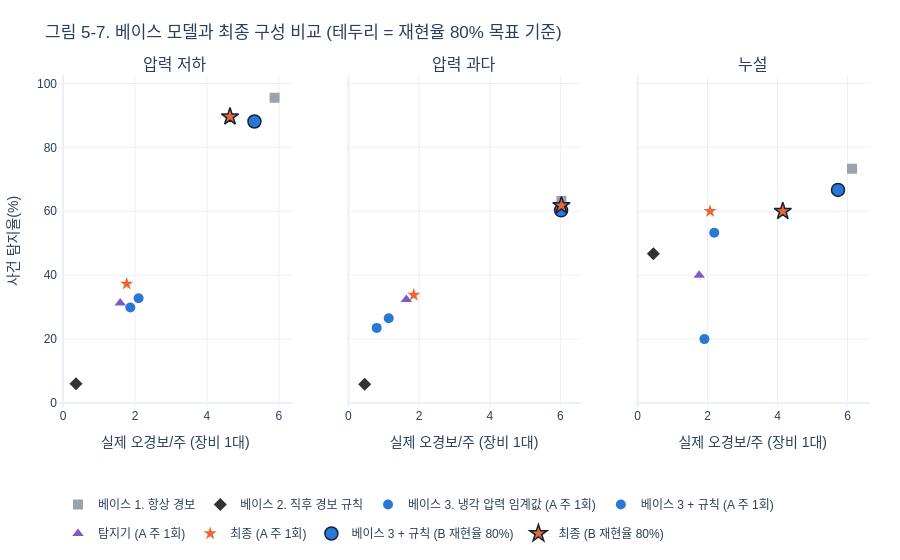

Notebook code cell kept with this figure:
### Markdown cell above
### 5-7. 베이스 모델과 비교

모델이 의미가 있으려면 학습 없는 간단한 방법보다 나아야 한다. 베이스 3개와 탐지기, 최종 구성(탐지기 + 규칙)을 같은 방식으로 비교한다.

| 구분 | 구성 | 학습 |
|---|---|---|
| 베이스 1 | **항상 경보**: 24시간마다 무조건 경보. 재현율 상한 | 없음 |
| 베이스 2 | **직후 경보 규칙**: 어떤 고장이든 나면 경보 | 없음 |
| 베이스 3 | **센서 하나 임계값**: 장비별 평소 대비 z값이 낮으면 경보. 압력 저하·누설 = 냉각 압력, 압력 과다 = 냉각 유량 (EDA 4-5, 4-7c에서 고장 전에 낮아진 센서) | 없음 (기준만 보정 구간에서 정함) |
| 베이스 3 + 규칙 | 센서 임계값 경보 + 직후 규칙 | 없음 |
| 탐지기 | 로지스틱 회귀 (지도) / IsolationForest (비지도) | 있음 |
| 최종 | 탐지기 + 직후 규칙 | 있음 |

기준은 두 가지로 정한다. **(A) 오경보 허용 주 1회** (5-2와 같음), **(B) 놓침 최소화, 보정 구간 재현율 80% 목표** (5-6과 같음). z값이 없는 행은 경보하지 않는다.

### Code cell
# 베이스 3 점수: 센서 z가 낮을수록 높은 점수 (z 없는 행은 경보하지 않도록 아주 낮게)
NO_SCORE = -1e9
single_sensor = {FAULTS[0]: f'{PRESSURE}_mean_z', FAULTS[1]: f'{FLOW}_mean_z', FAULTS[2]: f'{PRESSURE}_mean_z'}
single_scores = {fault: np.nan_to_num(-features[column].to_numpy(dtype=float), nan=NO_SCORE) for fault, column in single_sensor.items()}

def pick_recall_quantile(scores, fault, target):
    # 5-6과 같은 방법: 보정 구간에서 (점수 경보 + 규칙)의 사건 탐지율이 target 이상이 되는 가장 높은 분위수
    for quantile in QUANTILE_GRID:
        calib_alarms = combine_alarms(alarms_at_quantile(scores, quantile, calib_rows_by_tool), calib_rule_alarms)
        if calib_recall(calib_alarms, fault)[0] >= target:
            return quantile
    return QUANTILE_GRID[-1]

def row_auc_any(scores, fault):
    # z가 있는 행만으로 행 AUC
    label = segments[TTF[fault]].to_numpy()[is_test] <= DAY
    has_score = scores[is_test] > NO_SCORE
    return round(roc_auc_score(label[has_score], scores[is_test][has_score]), 3)

always_alarms = fixed_threshold_alarms(np.ones(len(segments)), 0)
baseline_rows = []
for fault in FAULTS:
    detector_name, detector_scores, _ = detectors[fault]
    sensor_scores = single_scores[fault]
    sensor_label = '냉각 유량' if fault == FAULTS[1] else '냉각 압력'
    # (A) 오경보 허용 주 1회
    sensor_alarms_a = detector_alarms(sensor_scores, fault, FA_TARGET)
    detector_alarms_a = detector_alarms(detector_scores, fault, FA_TARGET)
    # (B) 보정 구간 재현율 80% 목표
    sensor_quantile = pick_recall_quantile(sensor_scores, fault, 0.8)
    final_quantile = pick_recall_quantile(detector_scores, fault, 0.8)
    sensor_alarms_b = combine_alarms(alarms_at_quantile(sensor_scores, sensor_quantile, test_rows_by_tool), rule_alarms)
    final_alarms_b = combine_alarms(alarms_at_quantile(detector_scores, final_quantile, test_rows_by_tool), rule_alarms)
    setups = [
        ('베이스 1. 항상 경보', '-', np.nan, always_alarms),
        ('베이스 2. 직후 경보 규칙', '-', np.nan, rule_alarms),
        (f'베이스 3. {sensor_label} 임계값', 'A 주 1회', row_auc_any(sensor_scores, fault), sensor_alarms_a),
        ('베이스 3 + 규칙', 'A 주 1회', np.nan, combine_alarms(sensor_alarms_a, rule_alarms)),
        (f'탐지기: {detector_name}', 'A 주 1회', row_auc(detector_scores, fault), detector_alarms_a),
        ('최종: 탐지기 + 규칙', 'A 주 1회', np.nan, combine_alarms(detector_alarms_a, rule_alarms)),
        ('베이스 3 + 규칙', 'B 재현율 80%', np.nan, sensor_alarms_b),
        ('최종: 탐지기 + 규칙', 'B 재현율 80%', np.nan, final_alarms_b),
    ]
    for setup, criterion, auc_value, alarms in setups:
        baseline_rows.append({'고장': FSHORT[fault], '구성': setup, '기준': criterion, '행 AUC': auc_value, **evaluate(alarms, fault)})
baseline_table = pd.DataFrame(baseline_rows)
compare_cols = ['구성', '기준', '행 AUC', '탐지율(%)', '판단 가능 중 탐지율(%)', '경보 수', '오경보/주', '정밀도(%)', '반복 기록 탐지율(%)']
for fault in FAULTS:
    fault_rows = baseline_table[baseline_table.고장 == FSHORT[fault]]
    print(f'■ {FSHORT[fault]} — 사건 {fault_rows.사건.iloc[0]}건 (판단 가능 {fault_rows["판단 가능 사건"].iloc[0]}건)')
    display(fault_rows[compare_cols].reset_index(drop=True))

# 그림 5-7: 오경보/주 vs 탐지율, 베이스와 최종
fig = make_subplots(rows=1, cols=3, subplot_titles=[FSHORT[fault] for fault in FAULTS], shared_yaxes=True)
setup_styles = {'베이스 1': ('#9aa3ab', 'square'), '베이스 2': ('#333333', 'diamond'), '베이스 3': ('#2a78d6', 'circle'),
                '탐지기': ('#7b5cc4', 'triangle-up'), '최종': ('#eb6834', 'star')}
for col, fault in enumerate(FAULTS, 1):
    fault_rows = baseline_table[baseline_table.고장 == FSHORT[fault]]
    for _, row in fault_rows.iterrows():
        style_key = next(key for key in setup_styles if row.구성.startswith(key))
        color, symbol = setup_styles[style_key]
        short_name = row.구성.split(':')[0]
        label = f'{short_name} ({row.기준})' if row.기준 != '-' else row.구성
        is_recall_criterion = row.기준.startswith('B')
        fig.add_scatter(x=[row['오경보/주']], y=[row['탐지율(%)']], mode='markers', name=label, legendgroup=label,
                        marker=dict(color=color, symbol=symbol, size=13 if is_recall_criterion else 10,
                                    line=dict(width=1.5 if is_recall_criterion else 0, color='#14213D')),
                        showlegend=col == 1, row=1, col=col)
fig.update_xaxes(title_text='실제 오경보/주 (장비 1대)')
fig.update_yaxes(title_text='사건 탐지율(%)', col=1)
fig.update_layout(title='그림 5-7. 베이스 모델과 최종 구성 비교 (테두리 = 재현율 80% 목표 기준)', legend=dict(orientation='h', y=-0.25))
show(fig, 560)

### Figure 1 — Plotly figure (JSON) as saved in the notebook; plotly's stock layout.template omitted (floating-point values rounded to 4 significant figures)
{"data": [{"legendgroup": "베이스 1. 항상 경보", "marker": {"color": "#9aa3ab", "line": {"color": "#14213D", "width": 0}, "size": 10, "symbol": "square"}, "mode": "markers", "name": "베이스 1. 항상 경보", "showlegend": true, "type": "scatter", "x": [5.88], "xaxis": "x", "y": [95.5], "yaxis": "y"}, {"legendgroup": "베이스 2. 직후 경보 규칙", "marker": {"color": "#333333", "line": {"color": "#14213D", "width": 0}, "size": 10, "symbol": "diamond"}, "mode": "markers", "name": "베이스 2. 직후 경보 규칙", "showlegend": true, "type": "scatter", "x": [0.36], "xaxis": "x", "y": [6.0], "yaxis": "y"}, {"legendgroup": "베이스 3. 냉각 압력 임계값 (A 주 1회)", "marker": {"color": "#2a78d6", "line": {"color": "#14213D", "width": 0}, "size": 10, "symbol": "circle"}, "mode": "markers", "name": "베이스 3. 냉각 압력 임계값 (A 주 1회)", "showlegend": true, "type": "scatter", "x": [1.87], "xaxis": "x", "y": [29.9], "yaxis": "y"}, {"legendgroup": "베이스 3 + 규칙 (A 주 1회)", "marker": {"color": "#2a78d6", "line": {"color": "#14213D", "width": 0}, "size": 10, "symbol": "circle"}, "mode": "markers", "name": "베이스 3 + 규칙 (A 주 1회)", "showlegend": true, "type": "scatter", "x": [2.1], "xaxis": "x", "y": [32.8], "yaxis": "y"}, {"legendgroup": "탐지기 (A 주 1회)", "marker": {"color": "#7b5cc4", "line": {"color": "#14213D", "width": 0}, "size": 10, "symbol": "triangle-up"}, "mode": "markers", "name": "탐지기 (A 주 1회)", "showlegend": true, "type": "scatter", "x": [1.59], "xaxis": "x", "y": [31.3], "yaxis": "y"}, {"legendgroup": "최종 (A 주 1회)", "marker": {"color": "#eb6834", "line": {"color": "#14213D", "width": 0}, "size": 10, "symbol": "star"}, "mode": "markers", "name": "최종 (A 주 1회)", "showlegend": true, "type": "scatter", "x": [1.77], "xaxis": "x", "y": [37.3], "yaxis": "y"}, {"legendgroup": "베이스 3 + 규칙 (B 재현율 80%)", "marker": {"color": "#2a78d6", "line": {"color": "#14213D", "width": 1.5}, "size": 13, "symbol": "circle"}, "mode": "markers", "name": "베이스 3 + 규칙 (B 재현율 80%)", "showlegend": true, "type": "scatter", "x": [5.32], "xaxis": "x", "y": [88.1], "yaxis": "y"}, {"legendgroup": "최종 (B 재현율 80%)", "marker": {"color": "#eb6834", "line": {"color": "#14213D", "width": 1.5}, "size": 13, "symbol": "star"}, "mode": "markers", "name": "최종 (B 재현율 80%)", "showlegend": true, "type": "scatter", "x": [4.64], "xaxis": "x", "y": [89.6], "yaxis": "y"}, {"legendgroup": "베이스 1. 항상 경보", "marker": {"color": "#9aa3ab", "line": {"color": "#14213D", "width": 0}, "size": 10, "symbol": "square"}, "mode": "markers", "name": "베이스 1. 항상 경보", "showlegend": false, "type": "scatter", "x": [6.03], "xaxis": "x2", "y": [63.2], "yaxis": "y2"}, {"legendgroup": "베이스 2. 직후 경보 규칙", "marker": {"color": "#333333", "line": {"color": "#14213D", "width": 0}, "size": 10, "symbol": "diamond"}, "mode": "markers", "name": "베이스 2. 직후 경보 규칙", "showlegend": false, "type": "scatter", "x": [0.46], "xaxis": "x2", "y": [5.9], "yaxis": "y2"}, {"legendgroup": "베이스 3. 냉각 유량 임계값 (A 주 1회)", "marker": {"color": "#2a78d6", "line": {"color": "#14213D", "width": 0}, "size": 10, "symbol": "circle"}, "mode": "markers", "name": "베이스 3. 냉각 유량 임계값 (A 주 1회)", "showlegend": false, "type": "scatter", "x": [0.8], "xaxis": "x2", "y": [23.5], "yaxis": "y2"}, {"legendgroup": "베이스 3 + 규칙 (A 주 1회)", "marker": {"color": "#2a78d6", "line": {"color": "#14213D", "width": 0}, "size": 10, "symbol": "circle"}, "mode": "markers", "name": "베이스 3 + 규칙 (A 주 1회)", "showlegend": false, "type": "scatter", "x": [1.14], "xaxis": "x2", "y": [26.5], "yaxis": "y2"}, {"legendgroup": "탐지기 (A 주 1회)", "marker": {"color": "#7b5cc4", "line": {"color": "#14213D", "width": 0}, "size": 10, "symbol": "triangle-up"}, "mode": "markers", "name": "탐지기 (A 주 1회)", "showlegend": false, "type": "scatter", "x": [1.64], "xaxis": "x2", "y": [32.4], "yaxis": "y2"}, {"legendgroup": "최종 (A 주 1회)", "marker": {"color": "#eb6834", "line": {"color": "#14213D", "width": 0}, "size": 10, "symbol": "star"}, "mode": "markers", "name": "최종 (A 주 1회)", "showlegend": false, "type": "scatter", "x": [1.85], "xaxis": "x2", "y": [33.8], "yaxis": "y2"}, {"legendgroup": "베이스 3 + 규칙 (B 재현율 80%)", "marker": {"color": "#2a78d6", "line": {"color": "#14213D", "width": 1.5}, "size": 13, "symbol": "circle"}, "mode": "markers", "name": "베이스 3 + 규칙 (B 재현율 80%)", "showlegend": false, "type": "scatter", "x": [6.02], "xaxis": "x2", "y": [60.3], "yaxis": "y2"}, {"legendgroup": "최종 (B 재현율 80%)", "marker": {"color": "#eb6834", "line": {"color": "#14213D", "width": 1.5}, "size": 13, "symbol": "star"}, "mode": "markers", "name": "최종 (B 재현율 80%)", "showlegend": false, "type": "scatter", "x": [6.03], "xaxis": "x2", "y": [61.8], "yaxis": "y2"}, {"legendgroup": "베이스 1. 항상 경보", "marker": {"color": "#9aa3ab", "line": {"color": "#14213D", "width": 0}, "size": 10, "symbol": "square"}, "mode": "markers", "name": "베이스 1. 항상 경보", "showlegend": false, "type": "scatter", "x": [6.13], "xaxis": "x3", "y": [73.3], "yaxis": "y3"}, {"legendgroup": "베이스 2. 직후 경보 규칙", "marker": {"color": "#333333", "line": {"color": "#14213D", "width": 0}, "size": 10, "symbol": "diamond"}, "mode": "markers", "name": "베이스 2. 직후 경보 규칙", "showlegend": false, "type": "scatter", "x": [0.45], "xaxis": "x3", "y": [46.7], "yaxis": "y3"}, {"legendgroup": "베이스 3. 냉각 압력 임계값 (A 주 1회)", "marker": {"color": "#2a78d6", "line": {"color": "#14213D", "width": 0}, "size": 10, "symbol": "circle"}, "mode": "markers", "name": "베이스 3. 냉각 압력 임계값 (A 주 1회)", "showlegend": false, "type": "scatter", "x": [1.91], "xaxis": "x3", "y": [20.0], "yaxis": "y3"}, {"legendgroup": "베이스 3 + 규칙 (A 주 1회)", "marker": {"color": "#2a78d6", "line": {"color": "#14213D", "width": 0}, "size": 10, "symbol": "circle"}, "mode": "markers", "name": "베이스 3 + 규칙 (A 주 1회)", "showlegend": false, "type": "scatter", "x": [2.19], "xaxis": "x3", "y": [53.3], "yaxis": "y3"}, {"legendgroup": "탐지기 (A 주 1회)", "marker": {"color": "#7b5cc4", "line": {"color": "#14213D", "width": 0}, "size": 10, "symbol": "triangle-up"}, "mode": "markers", "name": "탐지기 (A 주 1회)", "showlegend": false, "type": "scatter", "x": [1.76], "xaxis": "x3", "y": [40.0], "yaxis": "y3"}, {"legendgroup": "최종 (A 주 1회)", "marker": {"color": "#eb6834", "line": {"color": "#14213D", "width": 0}, "size": 10, "symbol": "star"}, "mode": "markers", "name": "최종 (A 주 1회)", "showlegend": false, "type": "scatter", "x": [2.07], "xaxis": "x3", "y": [60.0], "yaxis": "y3"}, {"legendgroup": "베이스 3 + 규칙 (B 재현율 80%)", "marker": {"color": "#2a78d6", "line": {"color": "#14213D", "width": 1.5}, "size": 13, "symbol": "circle"}, "mode": "markers", "name": "베이스 3 + 규칙 (B 재현율 80%)", "showlegend": false, "type": "scatter", "x": [5.73], "xaxis": "x3", "y": [66.7], "yaxis": "y3"}, {"legendgroup": "최종 (B 재현율 80%)", "marker": {"color": "#eb6834", "line": {"color": "#14213D", "width": 1.5}, "size": 13, "symbol": "star"}, "mode": "markers", "name": "최종 (B 재현율 80%)", "showlegend": false, "type": "scatter", "x": [4.15], "xaxis": "x3", "y": [60.0], "yaxis": "y3"}], "layout": {"annotations": [{"font": {"size": 16}, "showarrow": false, "text": "압력 저하", "x": 0.1444, "xanchor": "center", "xref": "paper", "y": 1.0, "yanchor": "bottom", "yref": "paper"}, {"font": {"size": 16}, "showarrow": false, "text": "압력 과다", "x": 0.5, "xanchor": "center", "xref": "paper", "y": 1.0, "yanchor": "bottom", "yref": "paper"}, {"font": {"size": 16}, "showarrow": false, "text": "누설", "x": 0.8556, "xanchor": "center", "xref": "paper", "y": 1.0, "yanchor": "bottom", "yref": "paper"}], "font": {"family": "Malgun Gothic, sans-serif"}, "height": 560, "legend": {"orientation": "h", "y": -0.25}, "margin": {"b": 60, "l": 30, "r": 30, "t": 75}, "title": {"text": "그림 5-7. 베이스 모델과 최종 구성 비교 (테두리 = 재현율 80% 목표 기준)"}, "xaxis": {"anchor": "y", "domain": [0.0, 0.2889], "title": {"text": "실제 오경보/주 (장비 1대)"}}, "xaxis2": {"anchor": "y2", "domain": [0.3556, 0.6444], "title": {"text": "실제 오경보/주 (장비 1대)"}}, "xaxis3": {"anchor": "y3", "domain": [0.7111, 1.0], "title": {"text": "실제 오경보/주 (장비 1대)"}}, "yaxis": {"anchor": "x", "domain": [0.0, 1.0], "title": {"text": "사건 탐지율(%)"}}, "yaxis2": {"anchor": "x2", "domain": [0.0, 1.0], "matches": "y", "showticklabels": false}, "yaxis3": {"anchor": "x3", "domain": [0.0, 1.0], "matches": "y", "showticklabels": false}}}
